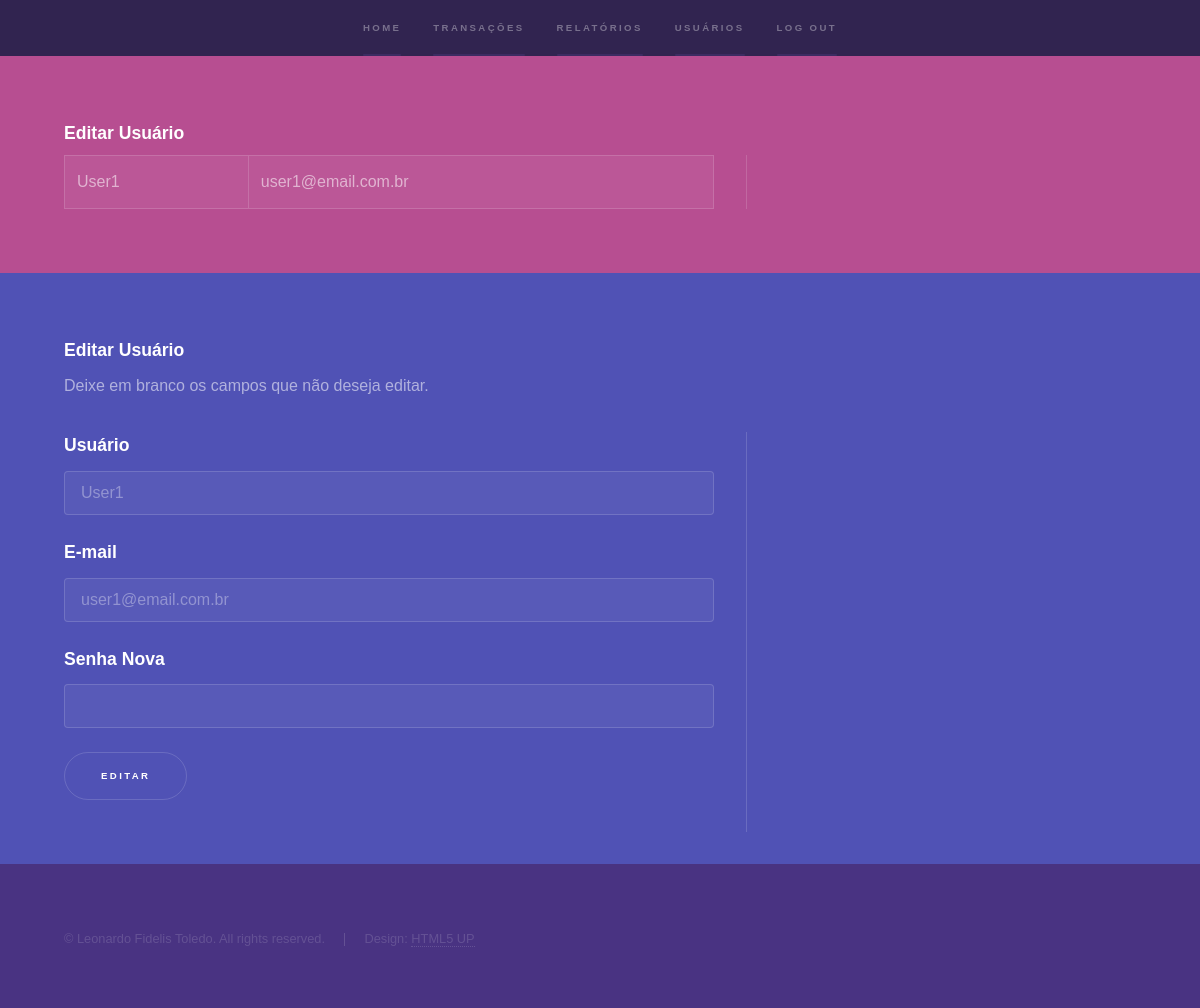
The page /user_details?user_data=user1@email.com.br (signed in) on the database its author committed.
### db/models.py (models this page shows, shortened)
class User(db.Model):
    __tablename__ = "users"
    email = db.Column(db.VARCHAR(30), nullable=False, primary_key=True, unique=True)
    username = db.Column(db.VARCHAR(15), nullable=False, unique=True)
    password = db.Column(db.VARCHAR(36), nullable=False)
    active = db.Column(db.VARCHAR(1), nullable=False, default=1)

### views/bp_users.py (the view)
@bp_users.route('/user_details', methods=['GET', ])
def user_details():
    if not dbUA.user_auth_check():
        return redirect(url_for('views.index', from_page=url_for('bp_users.user_details')))
    else:
        user_query = dbUQ.user_query_one(request.values.get('user_data'))
        user_header_dict = tblCtrl.get_users_th()
        return render_template('user_details.html', logged=True, user_list=user_query, header_dict=user_header_dict)

### controllers/database_users_auth.py (called while the page is built)
    @staticmethod
    def user_auth_check():
        if 'user_logged' not in session or session['user_logged'] == None:
            print('NOT LOGGED')
            return False
        else:
            print('IS LOGGED')
            return True

### controllers/database_users_query.py (called while the page is built)
    @staticmethod
    def user_query_one(request):
        result = db.session.execute(db.select(models.User).filter_by(email=request, active=1)).all()
        if len(result) > 0:
            user = result[0][0]
        else:
            user = result
        if user is not None or user != "":
            print('Some entry found!')
            return result
        else:
            print('No entry found')
            return [[]]

### controllers/table_headers.py (called while the page is built)
    @staticmethod
    def get_users_th():
        header_dict = {
            "username": "Usuário",
            "email": "E-mail",
            }
        return header_dict

### templates/user_details.html (shortened to what this page needs)
{% extends "/parts/main.html" %}
{% block content %}
				<section id="user_details" class="wrapper style3">
					<div class="inner">
						<h3>Editar Usuário</h3>
						<div class="table-wrapper split style1">
							<table class="alt">
								<tbody>
									{% for user in user_list %}
									<tr>
										{% for key in header_dict.keys() %}
										<td>{{ user[0][key] }}</td>
										{% endfor %}
									</tr>
									{% endfor %}
								</tbody>
							</table>
						</div>
					</div>
				</section>
				<section id="login" class="wrapper style2 fade-up">
					<div class="inner">
						<h3>Editar Usuário</h3>
						<p>Deixe em branco os campos que não deseja editar.</p>
						<div class="split style1">
							<section>
								<form method="POST" action="{{ url_for('bp_users.user_details_update') }}">
									<div class="fields">
										<div class="field whole">
											<label for="name">Usuário</label>
											<input type="text" name="username" id="username" placeholder="{{ user_list[0][0].username }}" />
										</div>
										<div class="field whole">
											<label for="email">E-mail</label>
											<input type="email" name="email" id="email" placeholder="{{ user_list[0][0].email }}" />
										</div>
										<div class="field whole">
											<label for="new_password">Senha Nova</label>
											<input type="password" name="new_password" id="new_password" />
										</div>
										<div class="field whole">
											<button class="button submit">Editar</button>
										</div>
									</div>
								</form>
							</section>
						</div>
					</div>
				</section>
{% endblock %}

### rows shown on the page
User: username "User1" "user1@email.com.br", username "User1", email "user1@email.com.br"
